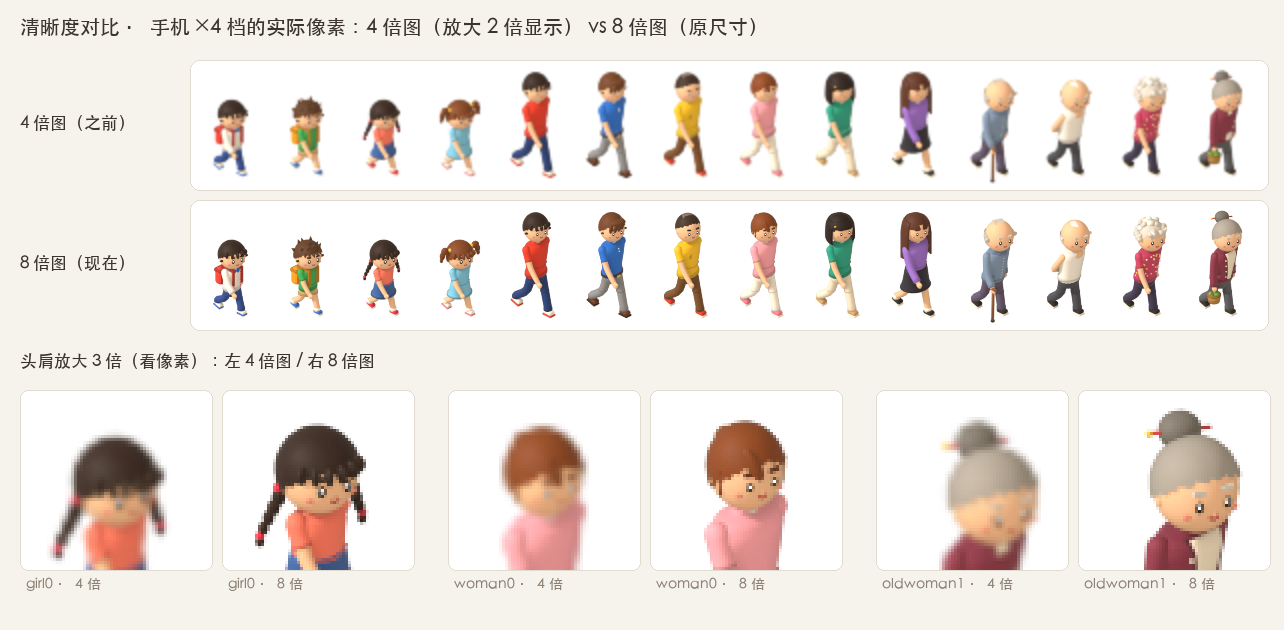
#> input picture docs/art/3d/preview/residents_hires.png, 1284 x 630 px, given in place of shadow-s.png, which was not available
$ python residents_real.py preview/residents_hires.png preview/scene3d.png preview/scene3d.png
#> lines starting #> are read from the running program, lines starting #| are printed output that depends on the picture
"""
居民新旧版真实大小对比（不放大），普通 python 跑：

    python3 -I docs/art/3d/residents_real.py <旧版图目录> docs/art/build3d/actors docs/art/3d/preview/residents_real.png

每版一条人行道 + 草地，14 套 front0 / back0 交替站一排，脚下画影子（新版 SETTLE 12（8 倍图）/ 缩一半后 6，旧版 5）。
上半 = 贴图原尺寸（游戏最大 ×4 档），下半 = 一半（×2 档）。
"""
import os, sys
from PIL import Image, ImageDraw, ImageFont

OLD, NEW, OUT = sys.argv[1], sys.argv[2], sys.argv[3]
SKINS = ['boy0', 'boy1', 'girl0', 'girl1', 'man0', 'man1', 'man2', 'woman0', 'woman1', 'woman2',
         'oldman0', 'oldman1', 'oldwoman0', 'oldwoman1']
BG = (246, 243, 236, 255); INK = (60, 52, 46, 255); SUB = (140, 128, 116, 255)


def font(sz):
    for f in ['/System/Library/Fonts/PingFang.ttc', '/System/Library/Fonts/STHeiti Medium.ttc']:
        if os.path.exists(f):
            return ImageFont.truetype(f, sz)
    return ImageFont.load_default()


def strip(src, settle, shadow):
#> called with src = 'preview/residents_hires.png', settle = 5
    STEP = 40; W = 24 + STEP * len(SKINS) * 2 // 2 + 24; H = 100
    im = Image.new('RGBA', (W + 40, H), (0, 0, 0, 0)); d = ImageDraw.Draw(im)
#> after `im = Image.new('RGBA', (W + 40, H), (0, 0, 0, 0))`: im: PIL image 648x100 RGBA; every value is 0
    d.rectangle([0, 0, W + 40, 62], fill=(216, 210, 196, 255))              # 人行道
    d.rectangle([0, 62, W + 40, 66], fill=(196, 193, 184, 255))             # 路沿
    d.rectangle([0, 66, W + 40, H], fill=(108, 191, 74, 255))               # 草地
    for i, n in enumerate(SKINS):
        fr = 'front0' if i % 2 == 0 else 'back0'
        sp = Image.open(os.path.join(src, f'{n}-{fr}.png')).convert('RGBA')
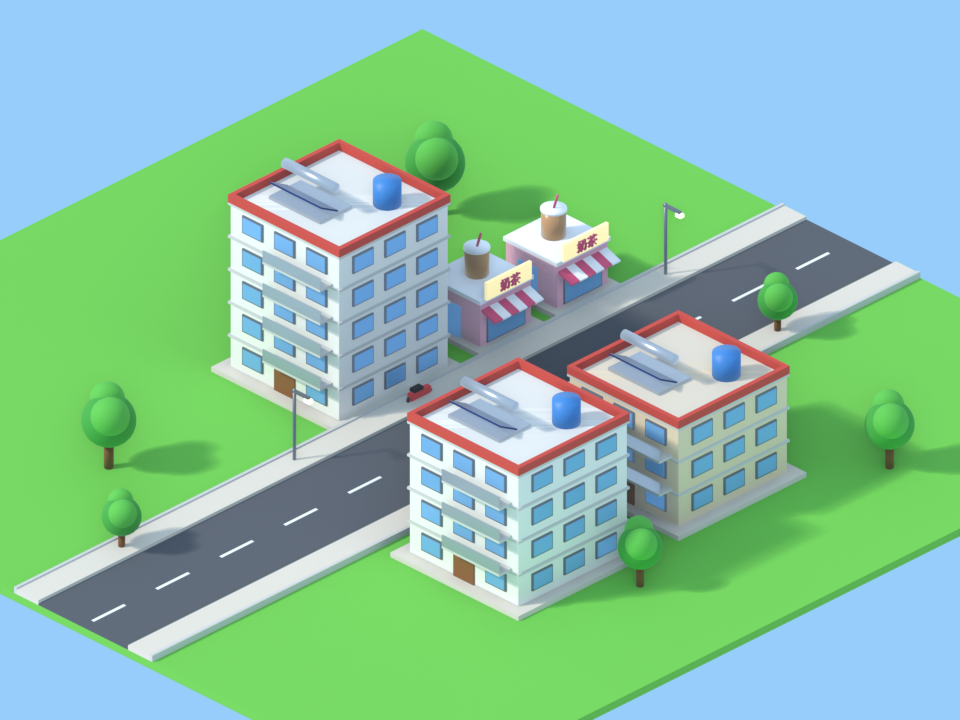
#> input picture docs/art/3d/preview/scene3d.png, 960 x 720 px, given in place of boy0-front0.png, which was not available
        if sp.width == 64:                                   # 8 倍图：缩一半 = 游戏 ×4 档的贴图像素
            sp = sp.resize((32, sp.height // 2), Image.LANCZOS)
        x = 30 + i * STEP; y = 58
        im.alpha_composite(shadow, (x - shadow.width // 2, y - shadow.height // 2))
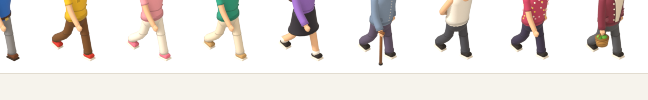
#> im: PIL image 648x100 RGBA; mean R, G, B, A 236, 231, 227.1, 255
        im.alpha_composite(sp, (x - sp.width // 2, y + settle - sp.height))
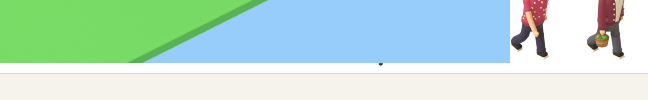
#> im: PIL image 648x100 RGBA; mean R, G, B, A 189.3, 222.5, 210.6, 255
    return im


shadow = Image.open(os.path.join(NEW, 'shadow-s.png')).convert('RGBA')
if shadow.width == 56:
    shadow = shadow.resize((28, 14), Image.LANCZOS)
#> (the run stopped early here; a loop or call above may not have finished)
